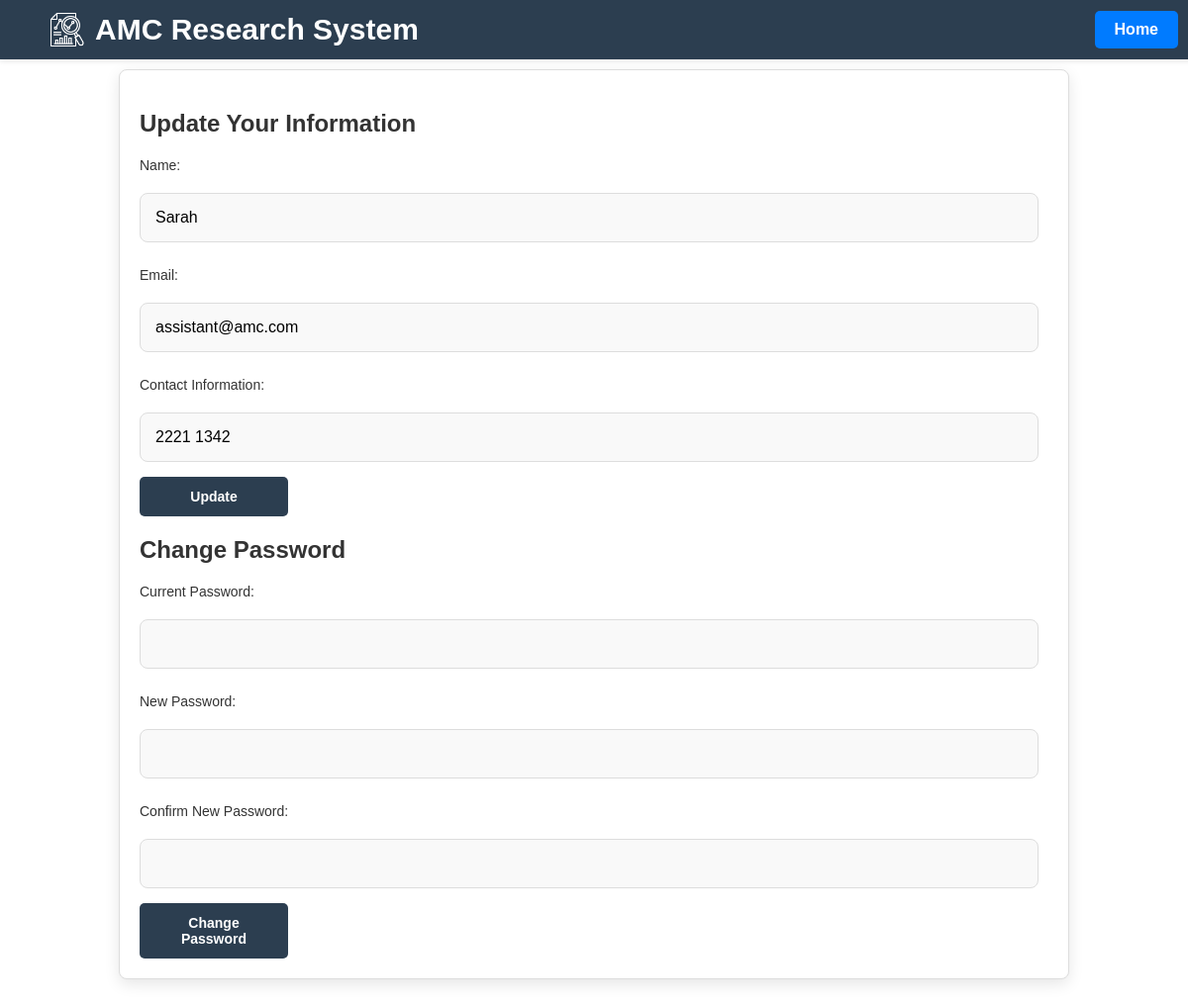
The app's page /my_account_assistant.php (signed in) with its own data.
### tables this page shows
CREATE TABLE `user` (
  `id` int(11) NOT NULL,
  `name` varchar(255) NOT NULL,
  `contact_information` varchar(25) NOT NULL,
  `area_of_expertise` varchar(255) NOT NULL,
  `age` int(11) NOT NULL,
  `email` varchar(255) NOT NULL,
  `password` varchar(255) NOT NULL,
  `role` enum('Admin','Researcher','Research Assistant') NOT NULL DEFAULT 'Researcher'
);

### my_account_assistant.php (the view, shortened to what this page needs)
<?php
require_once 'dbconnect.php';
$stmt = $conn->prepare("SELECT name, email, contact_information, password FROM user WHERE id = ?");
$stmt->bind_param("i", $_SESSION['session_userid']);
$stmt->execute();
$stmt->bind_result($current_name, $current_email, $current_contact, $hashed_password);
?>
<!DOCTYPE html>
<html lang="en">
<head>
    <link rel="stylesheet" type="text/css" href="style/style.css?v=<?php echo time(); ?>">
</head>
<body>
    <div class="top-bar">
        <div class="logo-title-container">
            <img src="/group/images/research12.png" alt="Logo" class="logo">
            <span class="main-title">AMC Research System</span>
        </div>
        <a href="/group/assistant_dashboard.php" class="home-btn">Home</a>
    </div>
    <div class="container create-container">
        <h2>Update Your Information</h2>
        <form action="my_account_assistant.php" method="POST">
            <label for="new_name">Name:</label>
            <input type="text" name="new_name" id="new_name" value="<?php echo htmlspecialchars($current_name, ENT_QUOTES, 'UTF-8'); ?>" required>
            <label for="new_email">Email:</label>
            <input type="email" name="new_email" id="new_email" value="<?php echo htmlspecialchars($current_email, ENT_QUOTES, 'UTF-8'); ?>" required>
            <label for="new_contact">Contact Information:</label>
            <input type="text" name="new_contact" id="new_contact" value="<?php echo htmlspecialchars($current_contact, ENT_QUOTES, 'UTF-8'); ?>" required>
            <button type="submit" name="update_info">Update</button>
        </form>
        <h2>Change Password</h2>
        <form action="my_account_assistant.php" method="POST">
            <label for="current_password">Current Password:</label>
            <input type="password" name="current_password" id="current_password" required>
            <label for="new_password">New Password:</label>
            <input type="password" name="new_password" id="new_password" required>
            <label for="confirm_password">Confirm New Password:</label>
            <input type="password" name="confirm_password" id="confirm_password" required>
            <button type="submit" name="change_password">Change Password</button>
        </form>
    </div>
</body>
</html>

### style/style.css (style rules this page uses)
body { margin: 0; padding: 0; padding-bottom: 30px; font-family: 'Poppins', sans-serif; background: white; color: #333; min-height: 100vh; box-sizing: border-box; padding-top: 70px; overflow-x: hidden; }
.top-bar { width: 100%; height: 60px; background: #2C3E50; display: flex; justify-content: space-between; align-items: center; padding: 0 20px; box-shadow: 0 2px 5px rgba(0, 0, 0, 0.1); position: fixed; top: 0; z-index: 10; }
.logo { width: 36px; height: auto; object-fit: contain; margin-left: 30px; }
.main-title { color: #FFFFFF; font-size: 30px; font-weight: bold; margin-left: 0px; text-align: left; }
.home-btn { background: #007bff; color: #FFFFFF; text-decoration: none; padding: 10px 20px; border-radius: 5px; font-size: 16px; font-weight: bold; transition: background 0.3s ease; margin-left: auto; margin-right: 30px; }
.logo-title-container { display: flex; align-items: center; gap: 10px; }
.create-container, .read-container { width: 80%; margin: 0 auto; padding: 20px; border: 1px solid #ddd; border-radius: 8px; box-shadow: 0 5px 15px rgba(0, 0, 0, 0.1); background: white; box-sizing: border-box; }
.create-container { margin-top: 0; margin-bottom: 40px; }
.create-container input, .create-container select { width: calc(100% - 10px); max-width: 2000px; margin-top: 10px; margin-bottom: 15px; padding: 15px; border: 1px solid #ddd; border-radius: 8px; background-color: #f9f9f9; outline: none; font-size: 16px; box-sizing: border-box; transition: border-color 0.3s ease, box-shadow 0.3s ease; }
.create-container label { display: flex; align-items: center; gap: 10px; font-size: 14px; margin-bottom: 10px; margin-top: 10px; }
.create-container button { background-color: #2C3E50; color: white; border: none; padding: 12px 20px; font-size: 14px; font-weight: bold; cursor: pointer; transition: background-color 0.3s ease, transform 0.3s ease; width: 100%; max-width: 150px; border-radius: 5px; box-sizing: border-box; }

### records on screen
user: new_name "Sarah", new_email "assistant@amc.com", new_contact "2221 1342"
